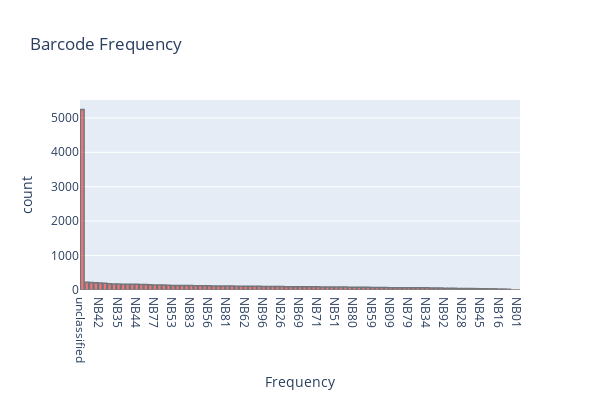

The notebook cell saved with this chart:
### Code cell
#barcode_score_plot = barcode_score_plot(overall_summary, barcode_id="RBC")
barcode_barplot_plot = barcode_barplot(overall_summary, barcode_id="FBC")

barcode_barplot_plot

### Figure 1 — Plotly figure (JSON) as saved in the notebook; plotly's stock layout.template omitted (floating-point values rounded to 4 significant figures)
{"data": [{"alignmentgroup": "True", "hovertemplate": "Frequency=%{x}<br>count=%{y}<extra></extra>", "legendgroup": "", "marker": {"color": "red", "line": {"color": "black", "width": 1.5}, "pattern": {"shape": ""}}, "name": "", "offsetgroup": "", "opacity": 0.5, "orientation": "v", "showlegend": false, "textposition": "auto", "type": "bar", "x": ["unclassified", "NB61", "NB13", "NB43", "NB42", "NB23", "NB14", "NB50", "NB35", "NB05", "NB60", "NB49", "NB44", "NB52", "NB15", "NB93", "NB77", "NB86", "NB38", "NB03", "NB53", "NB87", "NB06", "NB78", "NB83", "NB25", "NB36", "NB40", "NB56", "NB27", "NB70", "NB84", "NB81", "NB39", "NB37", "NB41", "NB62", "NB55", "NB17", "NB66", "NB96", "NB67", "NB07", "NB48", "NB26", "NB29", "NB46", "NB11", "NB69", "NB76", "NB32", "NB94", "NB71", "NB91", "NB04", "NB02", "NB51", "NB19", "NB30", "NB89", "NB80", "NB75", "NB18", "NB54", "NB59", "NB72", "NB90", "NB24", "NB09", "NB22", "NB21", "NB95", "NB79", "NB82", "NB88", "NB57", "NB34", "NB47", "NB68", "NB10", "NB92", "NB58", "NB63", "NB65", "NB28", "NB64", "NB33", "NB73", "NB45", "NB20", "NB08", "NB74", "NB16", "NB31", "NB12", "NB85", "NB01"], "xaxis": "x", "y": [5243, 224, 216, 209, 200, 197, 179, 174, 174, 170, 169, 164, 164, 159, 157, 149, 148, 145, 145, 137, 132, 130, 128, 128, 128, 122, 120, 120, 120, 118, 116, 116, 115, 113, 112, 112, 111, 111, 110, 110, 105, 104, 103, 100, 99, 98, 98, 96, 96, 95, 94, 93, 93, 89, 89, 87, 84, 84, 84, 81, 79, 78, 78, 77, 73, 73, 72, 69, 67, 67, 67, 66, 66, 66, 66, 64, 62, 61, 60, 57, 54, 54, 49, 47, 47, 44, 42, 39, 37, 37, 34, 33, 27, 27, 20, 1, 1], "yaxis": "y"}], "layout": {"barmode": "relative", "height": 400, "legend": {"tracegroupgap": 0}, "title": {"text": "Barcode Frequency"}, "width": 600, "xaxis": {"anchor": "y", "domain": [0, 1], "title": {"text": "Frequency"}}, "yaxis": {"anchor": "x", "domain": [0, 1], "title": {"text": "count"}}}}
